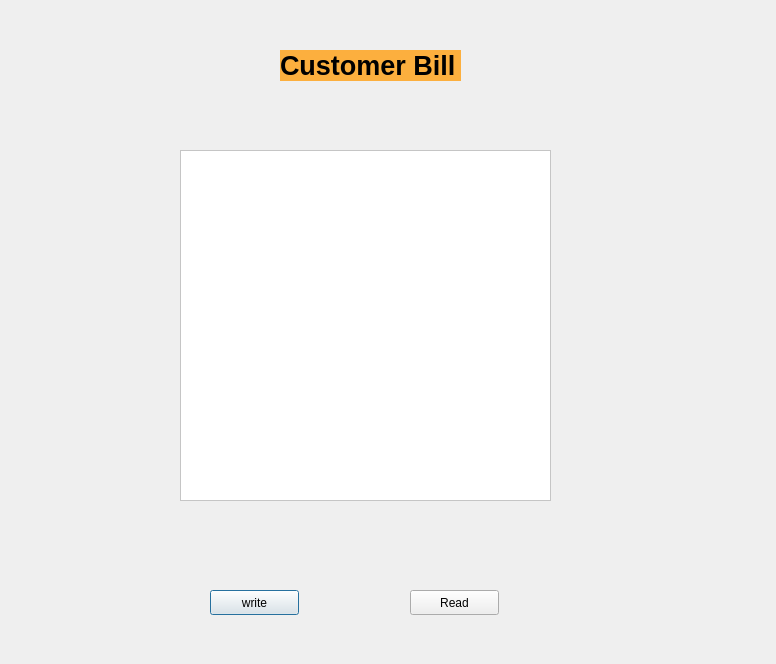
<?xml version="1.0" encoding="UTF-8"?>
<ui version="4.0">
 <class>Dialogbill</class>
 <widget class="QDialog" name="Dialogbill">
  <property name="geometry">
   <rect>
    <x>0</x>
    <y>0</y>
    <width>776</width>
    <height>664</height>
   </rect>
  </property>
  <property name="windowTitle">
   <string>Dialog</string>
  </property>
  <widget class="QLabel" name="label">
   <property name="geometry">
    <rect>
     <x>280</x>
     <y>50</y>
     <width>181</width>
     <height>31</height>
    </rect>
   </property>
   <property name="font">
    <font>
     <pointsize>20</pointsize>
     <weight>75</weight>
     <italic>false</italic>
     <bold>true</bold>
    </font>
   </property>
   <property name="styleSheet">
    <string notr="true">background-color: rgb(252, 175, 62);</string>
   </property>
   <property name="text">
    <string>Customer Bill</string>
   </property>
  </widget>
  <widget class="QPlainTextEdit" name="plainTextEdit">
   <property name="geometry">
    <rect>
     <x>180</x>
     <y>150</y>
     <width>371</width>
     <height>351</height>
    </rect>
   </property>
   <property name="styleSheet">
    <string notr="true">background-color: rgb(255, 255, 255);</string>
   </property>
  </widget>
  <widget class="QPushButton" name="pushButton">
   <property name="geometry">
    <rect>
     <x>210</x>
     <y>590</y>
     <width>89</width>
     <height>25</height>
    </rect>
   </property>
   <property name="text">
    <string>write</string>
   </property>
  </widget>
  <widget class="QPushButton" name="pushButton_2">
   <property name="geometry">
    <rect>
     <x>410</x>
     <y>590</y>
     <width>89</width>
     <height>25</height>
    </rect>
   </property>
   <property name="text">
    <string>Read</string>
   </property>
  </widget>
 </widget>
 <resources/>
 <connections/>
</ui>
